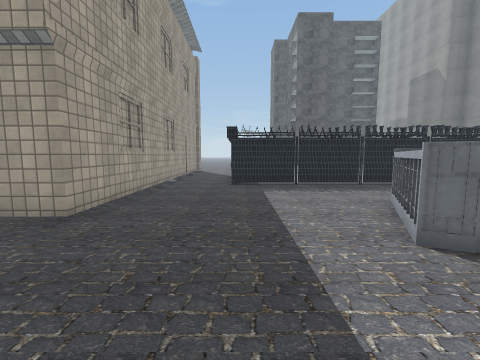
view 1 (above)

24 first-person views from a walk through a Unity game level. The camera is 1.3 m above the floor, tilts 6° down and sees 90° across. The floor is counted in squares, 1 m on a side. Each view is taken from the middle of a square. On the plan, view 1 faces up. The plan holds only what a view shows up to about 12 squares ahead; the rest is blank. The place goes on beyond the plan. The player character is not drawn. Some animated figures are not drawn. Some surface patterns are stand-ins.

view 2
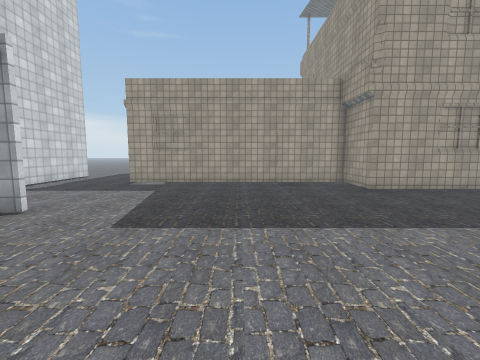

view 3
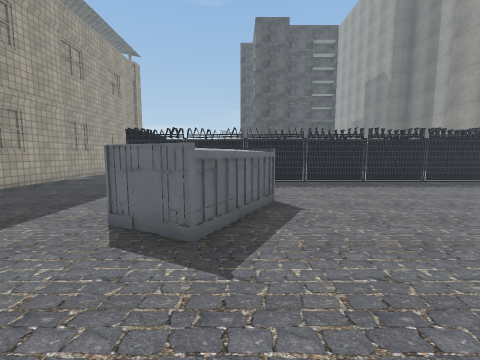

view 4
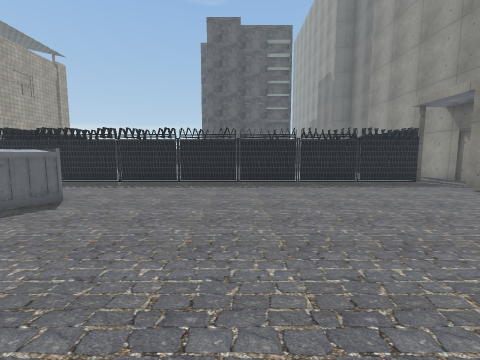

view 5
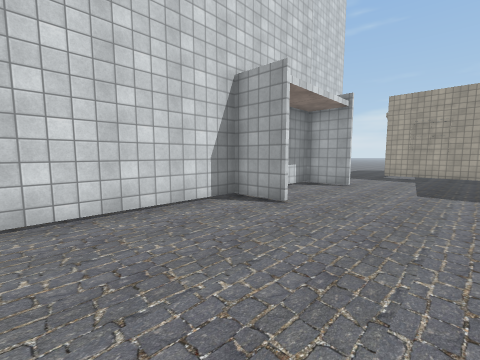

view 6
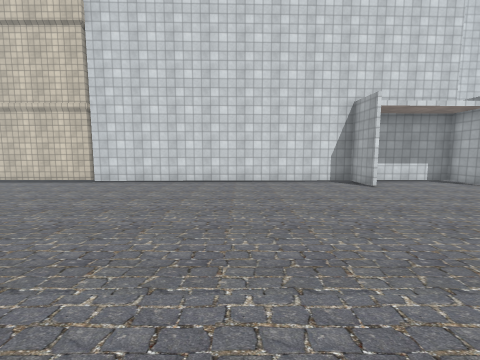

view 7
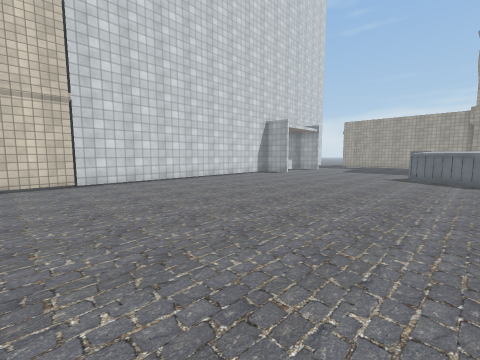

view 8
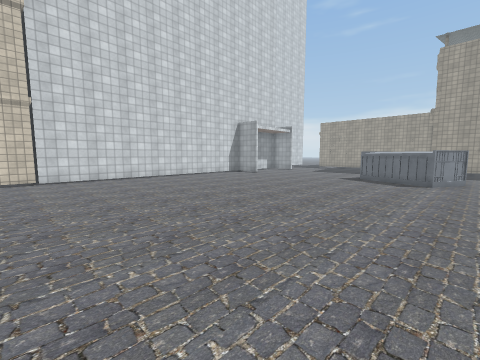

view 9
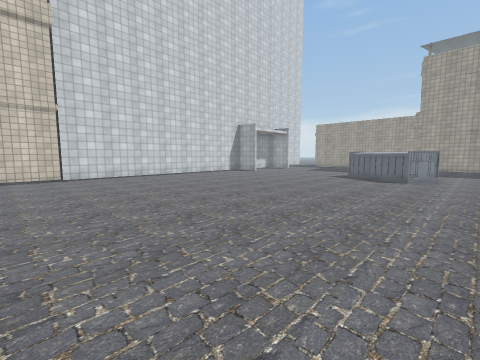

view 10
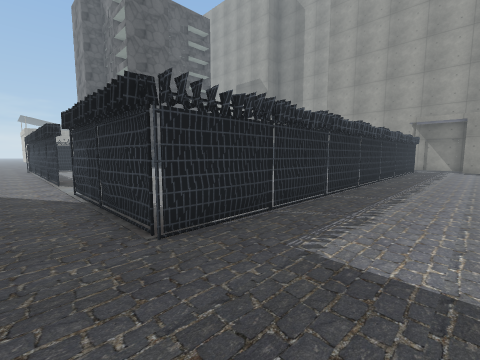

view 11
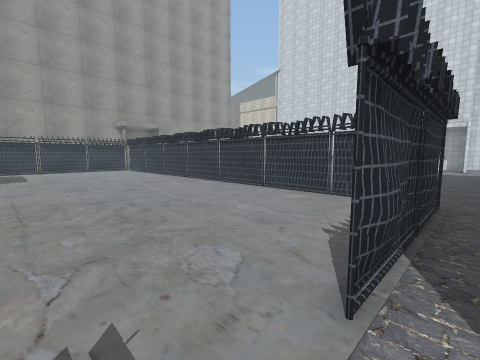

view 12
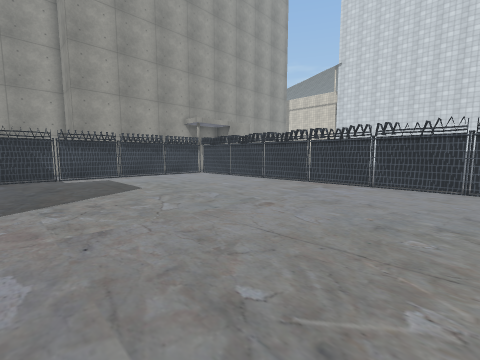

view 13
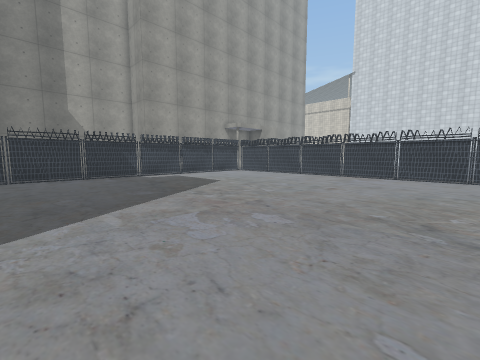

view 14
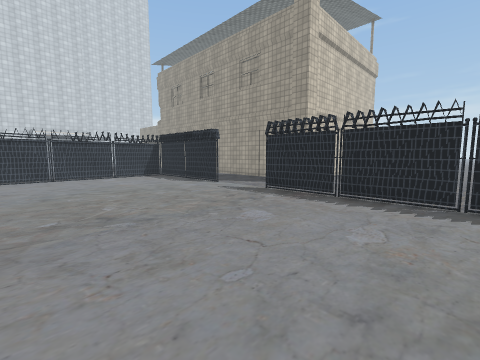

view 15
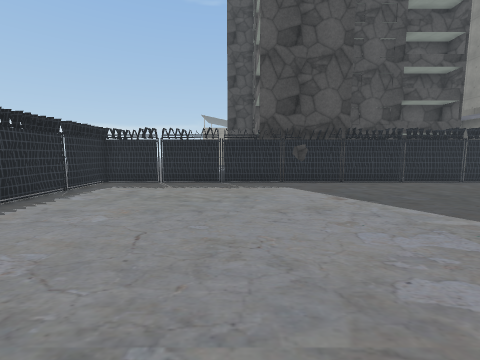

view 16
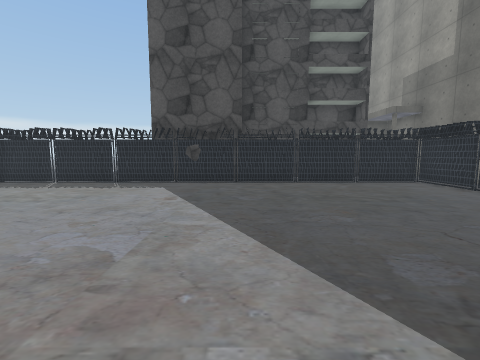

view 17
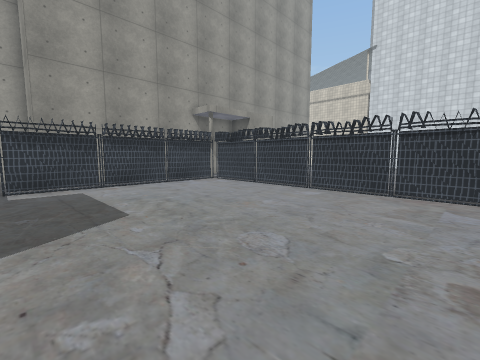

view 18
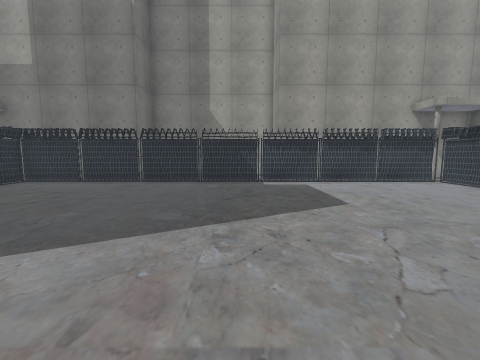

view 19
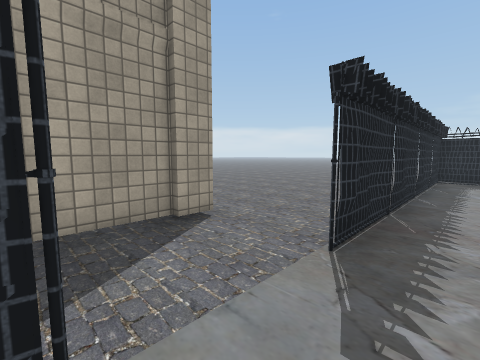

view 20
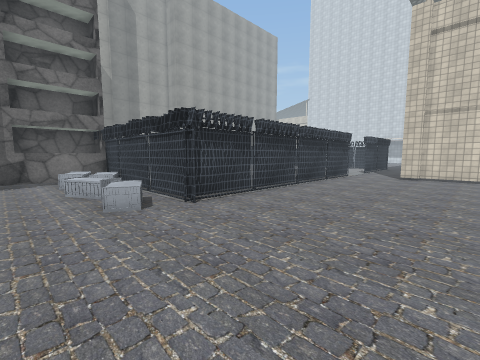

view 21
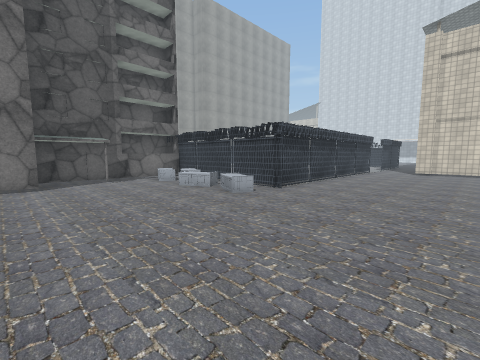

view 22
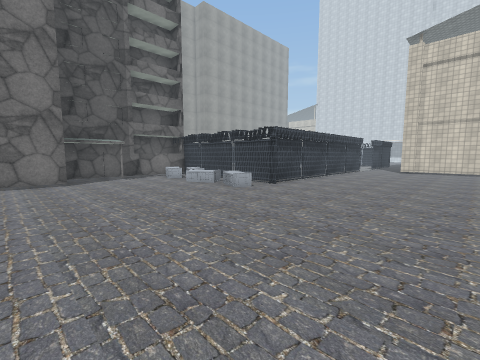

view 23
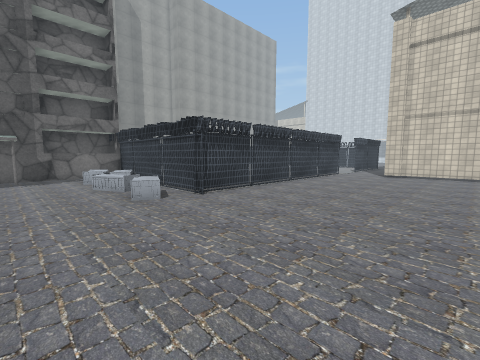

view 24
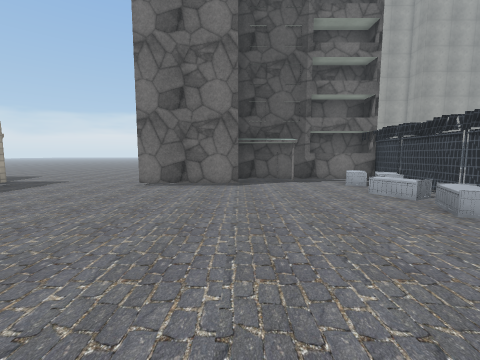

### Floor plan
Key: @ floor where view 1 was taken; # wall or solid block; x gap in a wall; . floor; = window, fence, low wall or low ledge; ^ raised ledge; O other object.
Columns run from 7 left of view 1 to 19 right of it. Each row starts with its distance up from view 1.
 39 . ..........#
 38  ...........#
 37 ............###
 36 ..............#
 35 .............##
 34 ..............#
 33 ..............##
 32 .......O.O .OO^#
 31 ........=  OO ^#
 30 .......###################O
 29 .......O..................O
 28 .......O...................
 27 .......O..................O
 26 .......O..................O
 25 .......O...................
 24 .......O..................O
 23 .......O..................O
 22 .......O...................
 21 .......O..................O
 20 .......O...................
 19 #####..O...................
 18     #.....................O
 17     #......................
 16     #..O...................
 15      ..O..................O
 14      ..O...................
 13      ..O..................O
 12     #..O..................O
 11     #..O...................
 10     #..###################x
  9     #......................
  8    ##......................
  7    ##......O..............#
  6    ##......OOO............
  5  ####.....OOOO.............
  4  #........OOO..............
  3  #........OOO..............
  2  #.........................
  1  #.........................
  0  #.....@...................
 -1  #.........................
 -2  #.........................
 -3  #.........................
 -4  #.........................
 -5  #.....#....#..............
 -6 .......#....#........######
 -7 .....  ###############
 -8 ....
 -9 ###

Where each view was taken, in squares from view 1:
view 1: 0 up, 0 right, facing up
view 2: 0 up, 5 right, facing left
view 3: 1 down, 5 right, facing up
view 4: 1 down, 11 right, facing up
view 5: 1 down, 10 right, facing down-left
view 6: 5 up, 10 right, facing down
view 7: 5 up, 19 right, facing down-left
view 8: 7 up, 18 right, facing down-left
view 9: 8 up, 19 right, facing down-left
view 10: 7 up, 2 left, facing up-right
view 11: 18 up, 1 left, facing down-right
view 12: 21 up, 5 right, facing down-right
view 13: 25 up, 5 right, facing down-right
view 14: 25 up, 7 right, facing down-left
view 15: 19 up, 6 right, facing up
view 16: 19 up, 11 right, facing up
view 17: 19 up, 9 right, facing down-right
view 18: 20 up, 8 right, facing right
view 19: 16 up, 1 right, facing up-left
view 20: 34 up, 6 left, facing down-right
view 21: 38 up, 6 left, facing down-right
view 22: 39 up, 7 left, facing down-right
view 23: 35 up, 7 left, facing down-right
view 24: 37 up, 5 left, facing right
